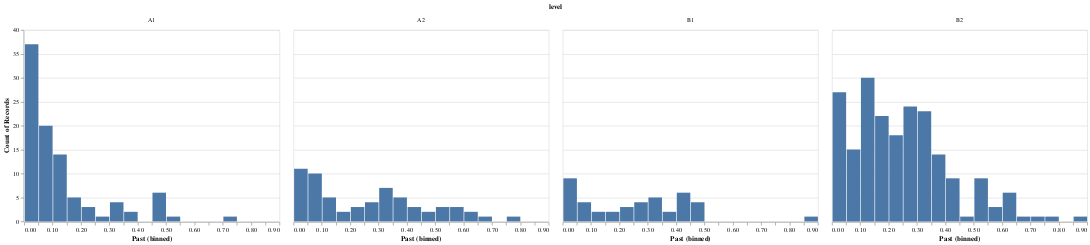

The notebook cell this image was saved under:
### Markdown cell above
### Past Tense

### Code cell
level_verb_tense_df = pd.DataFrame(level_verb_tense)
level_verb_tense_df.head()
alt.Chart(level_verb_tense_df).mark_bar().encode(x = alt.X('Past', bin = alt.Bin(maxbins = 30)), y = 'count()').facet('level')

### Figure 1 — Vega-Lite specification as saved in the notebook (floating-point values rounded to 4 significant figures; data arrays with more than 128 entries replaced by an {"elided": "..."} marker saying what was removed)
{"$schema": "https://vega.github.io/schema/vega-lite/v4.8.1.json", "config": {"view": {"continuousHeight": 300, "continuousWidth": 400}}, "data": {"name": "data-2474722e8d0f355a545a348be5320e3c"}, "datasets": {"data-2474722e8d0f355a545a348be5320e3c": {"elided": "403 records"}}, "facet": {"field": "level", "type": "nominal"}, "spec": {"encoding": {"x": {"bin": {"maxbins": 30}, "field": "Past", "type": "quantitative"}, "y": {"aggregate": "count", "type": "quantitative"}}, "mark": "bar"}}
